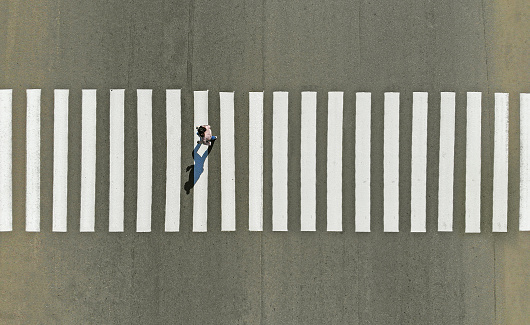
#> input picture zzebra.jpeg, 530 x 325 px, found by its file name
$ jupyter execute Hazardmarkers.ipynb
#> lines starting #> are read from the running program, lines starting #| are printed output that depends on the picture; after the words box and inside, x2 and y2 are one past the last pixel; in counts of white or black regions, pixels touching at a corner belong together
[cell 1]
from google.colab import drive
drive.mount('/content/drive')

[cell 2]
#/content/drive/MyDrive/Capstone Codes/zebra.jpeg
import cv2
import numpy as np
from google.colab.patches import cv2_imshow

image = cv2.imread('/content/drive/MyDrive/Capstone Codes/zzebra.jpeg', -1)
#> image is the input picture: shape (325, 530, 3); mean B, G, R 124.9, 138.3, 138.4
cv2_imshow(image)
paper = cv2.resize(image, (500,500))
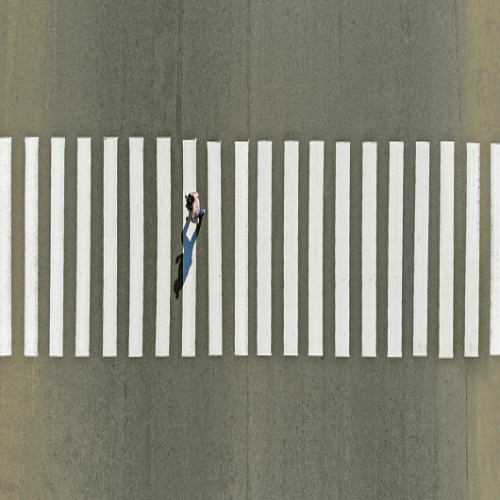
#> paper: shape (500, 500, 3); mean B, G, R 124.7, 138.2, 138.3
#cv2_imshow(paper)
ret, thresh_gray = cv2.threshold(cv2.cvtColor(paper, cv2.COLOR_BGR2GRAY), 200, 255, cv2.THRESH_BINARY)
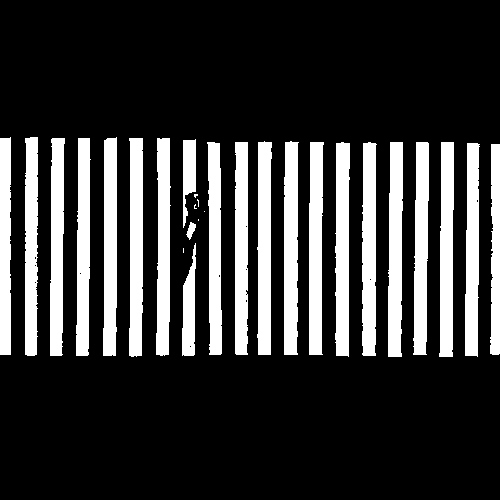
#> thresh_gray: shape (500, 500); 21.3% white; 28 white regions (6 under 20 px)
cv2_imshow(thresh_gray)
contours, hier = cv2.findContours(thresh_gray, cv2.RETR_EXTERNAL, cv2.CHAIN_APPROX_NONE)
#> contours = 28 contours, 6 with area under 20; largest, box (x1, y1, x2, y2) and area: (284, 141, 299, 355) 2679, (362, 142, 377, 356) 2638, (388, 142, 403, 357) 2626, (335, 142, 350, 357) 2602, (129, 138, 143, 357) 2590

# Erase small contours, and contours which small aspect ratio (close to a square)
for c in contours:
    area = cv2.contourArea(c)

    # Fill very small contours with zero (erase small contours).
    if area < 50:
        cv2.fillPoly(thresh_gray, pts=[c], color=0)
        continue

    # https://stackoverflow.com/questions/52247821/find-width-and-height-of-rotatedrect
    rect = cv2.minAreaRect(c)
    (x, y), (w, h), angle = rect
    aspect_ratio = max(w, h) / min(w, h)

    # Assume zebra line must be long and narrow (long part must be at lease 1.5 times the narrow part).
    if (aspect_ratio < 1.5):
        cv2.fillPoly(thresh_gray, pts=[c], color=0)
        continue
#> this loop made 28 passes
#> (area, x, y, w, h, angle, aspect_ratio) on passes 2, 3, 9, 10, 11, 12, 13, 14, 15, 16, 17, 18: (967.5, 188.5, 299, 112.1, 12.3, -89.33, 9.12), (75.5, 190.5, 230.7, 16.76, 6.32, -71.57, 2.65), (1630.5, 494.5, 249, 210, 9, -90, 23.33), (2446, 471.8, 249.5, 213, 13.02, -89.62, 16.36), (2550.5, 446.2, 249, 214.1, 13.02, -89.61, 16.44), (2531, 420.7, 248, 212.2, 13.27, -89.26, 15.99), (2626.5, 394.9, 249, 214.1, 13.59, -89.61, 15.76), (2638, 368.6, 248.5, 213, 13.71, -89.73, 15.54), (2602, 341.8, 249, 214, 13.69, -89.68, 15.62), (2557, 315.6, 248, 212.1, 13.72, -89.73, 15.46), (2491.5, 241, 248, 212, 12, -90, 17.67), (2368, 214.4, 248, 12.76, 212.1, -0.543, 16.62)
#> thresh_gray: shape (500, 500); 21.3% white; 22 white regions, largest, box (x1, y1, x2, y2) and area: (284, 141, 299, 355) 2905, (362, 142, 377, 356) 2862, (388, 142, 403, 357) 2854


# Use "close" morphological operation to close the gaps between contours
# https://stackoverflow.com/questions/18339988/implementing-imcloseim-se-in-opencv
thresh_gray = cv2.morphologyEx(thresh_gray, cv2.MORPH_CLOSE, cv2.getStructuringElement(cv2.MORPH_ELLIPSE, (51,51)));
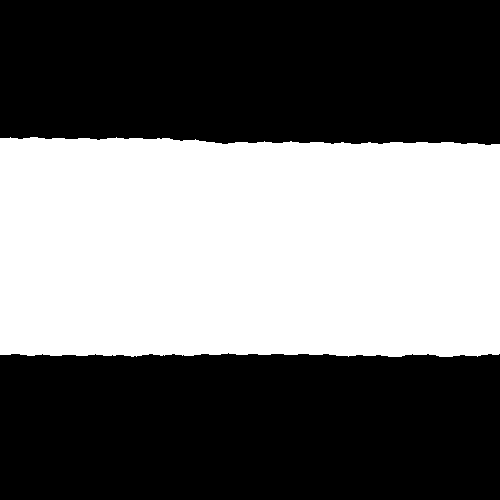
#> thresh_gray: shape (500, 500); 42.8% white; 1 white region
cv2_imshow(thresh_gray)
# Find contours in thresh_gray after closing the gaps
contours, hier = cv2.findContours(thresh_gray, cv2.RETR_EXTERNAL, cv2.CHAIN_APPROX_NONE)
#> contours = 1 contour; box (x1, y1, x2, y2) and area: (0, 137, 500, 357) 106358

for c in contours:
    area = cv2.contourArea(c)

    # Small contours are ignored.
    if area < 10000:
        cv2.fillPoly(thresh_gray, pts=[c], color=0)
        continue

    rect = cv2.minAreaRect(c)
    box = cv2.boxPoints(rect)
    # convert all coordinates floating point values to int
    box = np.int0(box)
    cv2.drawContours(paper, [box], 0, (0, 255, 0),1)
    cv2_imshow(paper)
#> this loop made 1 pass
#> (area, rect, box) on pass 1: (106357.5, ((249.5, 246.5), (219, 499), -90), [[499, 355], [0, 355], [0, 137], [499, 137]])
#> pass 1, `cv2_imshow(paper)`:
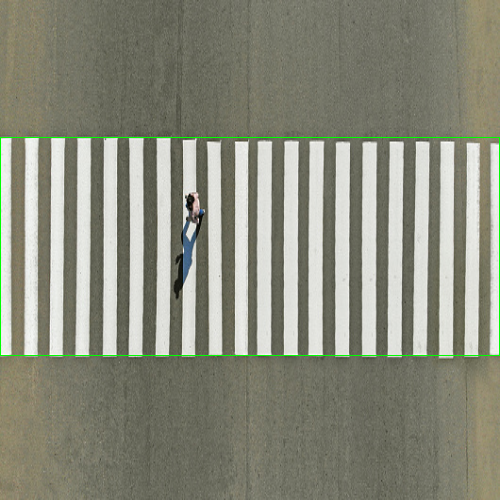
#> shown: shape (500, 500, 3); mean B, G, R 123.8, 138.7, 137.3
cv2.imwrite('paper.jpg', paper)
print("Zebra crossing found")

cv2.waitKey(0)
cv2.destroyAllWindows()
